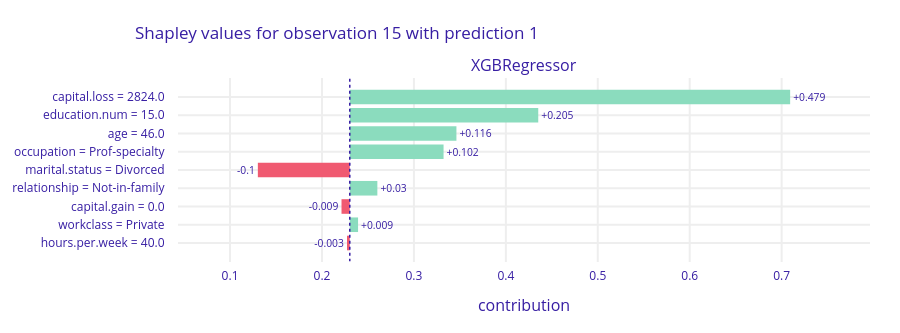

Notebook code cell kept with this figure:
### Markdown cell above
## Plot 4
So called shapley values; Allows to see prediction of income of a person (0 aka <=50K or 1 aka >50K) And how each attribute contributed to a prediction \
You can change number of index variable to get different's person breakdown \

### Code cell
index = 15
exp.predict_parts(X.iloc[index], type='shap', N = 2000).plot(
    title = "Shapley values for observation 15 with prediction {v}".format(v = int(exp.predict(X.iloc[[index]]) > 0.5)))

### Figure 1 — Plotly figure (JSON) as saved in the notebook; plotly's stock layout.template omitted (floating-point values rounded to 4 significant figures)
{"data": [{"base": 0.2302, "hoverinfo": "text", "hoverlabel": {"bgcolor": "rgba(0,0,0,0.8)"}, "hovertext": ["Average response: 0.23<br>Prediction: 1.059<br>capital.loss = 2824.0<br>increases average response <br>by 0.479", "Average response: 0.23<br>Prediction: 1.059<br>education.num = 15.0<br>increases average response <br>by 0.205", "Average response: 0.23<br>Prediction: 1.059<br>age = 46.0<br>increases average response <br>by 0.116", "Average response: 0.23<br>Prediction: 1.059<br>occupation = Prof-specialty<br>increases average response <br>by 0.102", "Average response: 0.23<br>Prediction: 1.059<br>marital.status = Divorced<br>decreases average response <br>by 0.1", "Average response: 0.23<br>Prediction: 1.059<br>relationship = Not-in-family<br>increases average response <br>by 0.03", "Average response: 0.23<br>Prediction: 1.059<br>capital.gain = 0.0<br>decreases average response <br>by 0.009", "Average response: 0.23<br>Prediction: 1.059<br>workclass = Private<br>increases average response <br>by 0.009", "Average response: 0.23<br>Prediction: 1.059<br>hours.per.week = 40.0<br>decreases average response <br>by 0.003"], "marker": {"color": ["#8bdcbe", "#8bdcbe", "#8bdcbe", "#8bdcbe", "#f05a71", "#8bdcbe", "#f05a71", "#8bdcbe", "#f05a71"]}, "orientation": "h", "showlegend": false, "text": ["+0.479", "+0.205", "+0.116", "+0.102", "-0.1", "+0.03", "-0.009", "+0.009", "-0.003"], "textposition": "outside", "type": "bar", "x": [0.479, 0.205, 0.116, 0.102, -0.1, 0.03, -0.009, 0.009, -0.003], "xaxis": "x", "y": ["capital.loss = 2824.0", "education.num = 15.0", "age = 46.0", "occupation = Prof-specialty", "marital.status = Divorced", "relationship = Not-in-family", "capital.gain = 0.0", "workclass = Private", "hours.per.week = 40.0"], "yaxis": "y"}], "layout": {"annotations": [{"font": {"size": 16}, "showarrow": false, "text": "XGBRegressor", "x": 0.5, "xanchor": "center", "xref": "paper", "y": 1, "yanchor": "bottom", "yref": "paper"}, {"font": {"size": 16}, "showarrow": false, "text": "contribution", "x": 0.5, "xanchor": "center", "xref": "paper", "y": 0, "yanchor": "top", "yref": "paper", "yshift": -30}], "font": {"color": "#371ea3"}, "height": 333, "margin": {"b": 71, "r": 30, "t": 78}, "shapes": [{"line": {"color": "#371ea3", "dash": "dot", "width": 1.5}, "type": "line", "x0": 0.2302, "x1": 0.2302, "xref": "x", "y0": -1, "y1": 9, "yref": "y"}], "title": {"text": "Shapley values for observation 15 with prediction 1", "x": 0.15}, "xaxis": {"anchor": "y", "automargin": true, "domain": [0, 1], "fixedrange": true, "gridwidth": 2, "range": [0.0434, 0.7961], "tickcolor": "white", "ticklen": 3, "ticks": "outside", "type": "linear", "zeroline": false}, "yaxis": {"anchor": "x", "automargin": true, "autorange": "reversed", "domain": [0, 1], "fixedrange": true, "gridwidth": 2, "tickcolor": "white", "ticklen": 10, "ticks": "outside", "type": "category"}}}
